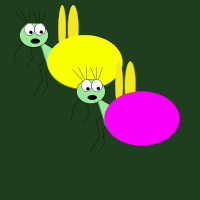
Frame 1 (no input)
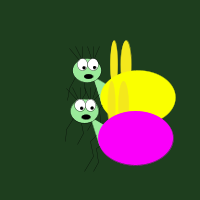
Frame 60 (the mouse pressed at the canvas centre just before this capture)
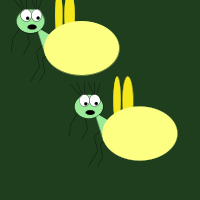
Frame 120 (the mouse held since frame 60 and released just before this capture)

The Processing sketch that drew these frames (run headless with seeded random() and noise(); from frame 60 on, the mouse is pressed at the canvas centre):

// Processing sketch: processing_16139
// ── processing_16139.pde

Firefly myFirefly1;
Firefly myFirefly2;

void setup()
{
  size(200,200);
  noStroke();
  myFirefly1 = new Firefly (color(250,255,0), 10, 15, 3, 2);
  myFirefly2 = new Firefly (color(250,0,250), 200, 200, 3, 5);
}

void draw()
{
  background(30,62,30);
  scale(0.3);
  myFirefly1.move();
  myFirefly1.display();
  myFirefly2.move();
  myFirefly2.display();
}

class Firefly 
{
  int x_position, y_position, x_speed, y_speed;
  int dx, dy;
  color c;
  int wing_x_position;
  int wing_y_position;

  Firefly(color tempC, int tempX, int tempY, int tempXspeed, int tempYspeed) 
  {
    x_position = tempX; 
    y_position = tempY;
    c = tempC;
    wing_x_position = 0;
    wing_y_position = 10;
    x_speed=tempXspeed;
    y_speed=tempYspeed;
  }

  void move () 
 {

   wing_x_position = (wing_x_position+1) % 5;
   wing_y_position = (wing_y_position+1) %7;
   
   x_position=x_position + x_speed;
   y_position=y_position + y_speed;
   
  if (x_position>280 || x_position  < -40) x_speed = -x_speed;
  if (y_position>380 || y_position  < -30) y_speed = -y_speed;
  }

  void display() {
    // wings
    fill(244,232,28);
    stroke(244,232,28);

    ellipse(x_position+wing_x_position+230,y_position+80,35,160);
    ellipse(x_position+wing_y_position+190,y_position+80,25,160);

    //body  
    fill(154,234,154);
    stroke(154,234,154);
    triangle(x_position+150, y_position+215, x_position+120, y_position+120, x_position+170,y_position+150);

    //change body color   
    if (mousePressed == true) {
      fill(252,255,130);
      stroke(252,255,130);
    }
    else {
      fill(c);
      stroke(c);
    }
    
    ellipse(x_position+270,y_position+190,250,180);

    // head
    stroke(0);
    fill(154,234,154);
    ellipse(x_position+100,y_position+100,95,80);

    // eye1
    fill(255);
    ellipse(x_position+85,y_position+80,35,40);

    //iris1
    fill(0);
    ellipse(x_position+90,y_position+91,10,10);
    //eye2
    fill(255);
    ellipse(x_position+120,y_position+80,35,40);

    //iris2
    fill(0);
    ellipse(x_position+125,y_position+90,10,10);
    //mouth
    ellipse(x_position+105,y_position+120,30,16);

    // eyelashes
    line(x_position+40,y_position+25,x_position+75,y_position+65);
    line(x_position+60,y_position+20,x_position+80,y_position+61);
    line(x_position+85,y_position+20,x_position+85,y_position+61);

    line(x_position+100,y_position+20,x_position+115,y_position+60);
    line(x_position+120,y_position+20,x_position+120,y_position+60);
    line(x_position+140,y_position+20,x_position+125,y_position+60);

    //arms
    line(x_position+63,y_position+124,x_position+40,y_position+160);
    line(x_position+40,y_position+160,x_position+35,y_position+200);

    line(x_position+90,y_position+140,x_position+95,y_position+175);
    line(x_position+95,y_position+175,x_position+75,y_position+210);

    // legs
    line(x_position+120,y_position+200,x_position+140,y_position+180);
    line(x_position+120,y_position+200,x_position+130,y_position+250);
    line(x_position+130,y_position+250,x_position+100,y_position+300);

    line(x_position+150,y_position+218,x_position+140,y_position+225);
    line(x_position+140,y_position+225,x_position+145,y_position+270);
    line(x_position+145,y_position+270,x_position+130,y_position+300);
    } //end of void display
  } // end of class
